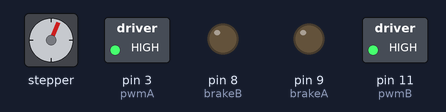
Recording of a sketch running on a simulated Arduino Uno, built with avr-gcc and run on an emulated ATmega328P. Parts: stepper motor, switched loads named in the sketch (green lamp = pin HIGH), output pins drawn as LEDs (lit = HIGH). Stepper angles assume 200 steps per turn.

Above: at 0.15 s.
At 4.02 s:
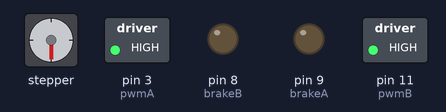
At 7.4 s:
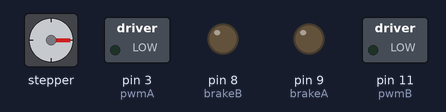
At 16.8 s:
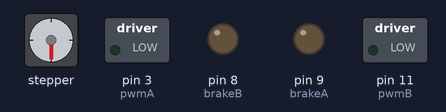
At 26.2 s:
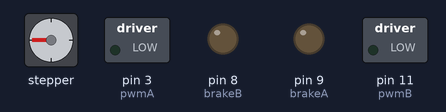
At 35.6 s:
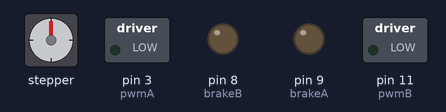
Timing chart, 0 to 40.0 s (numbered marks = the images above):
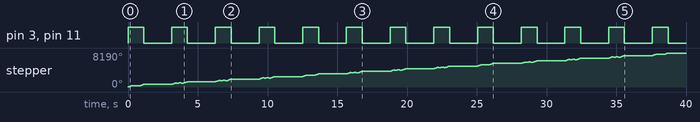

Measured:
- by itself, pin 3 (pwmA), pin 11 (pwmB): alternates HIGH for 1.1 s and LOW for 2.0 s

The sketch:

working_stepper_example.ino
```cpp
#include <Stepper.h>

const int stepsPerRevolution = 200; // change this to fit the number of steps per revolution

// for your motor

// initialize the stepper library on the motor shield

Stepper myStepper(stepsPerRevolution, 12,13);

// give the motor control pins names:

const int pwmA = 3;

const int pwmB = 11;

const int brakeA = 9;

const int brakeB = 8;

const int dirA = 12;

const int dirB = 13;

int x = 0;

void setup () {

Serial.begin(9600);

// set the PWM and brake pins so that the direction pins // can be used to control the motor:

pinMode(pwmA, OUTPUT);

pinMode(pwmB, OUTPUT);

pinMode(brakeA, OUTPUT);

pinMode(brakeB, OUTPUT);

digitalWrite(pwmA, HIGH);

digitalWrite(pwmB, HIGH);

digitalWrite(brakeA, LOW);

digitalWrite(brakeB, LOW);

// initialize the serial port:

Serial.begin(9600);

// set the motor speed (for multiple steps only):

myStepper.setSpeed(200);

} void loop () {

digitalWrite(pwmA, HIGH);

digitalWrite(pwmB, HIGH);

myStepper.step(200);

myStepper.step(-50);
delay(100);

myStepper.step(50);
delay(100);
myStepper.step(-50);
delay(100);
myStepper.step(200);

digitalWrite(pwmA, LOW);

digitalWrite(pwmB, LOW);

delay(2000);


}
```
